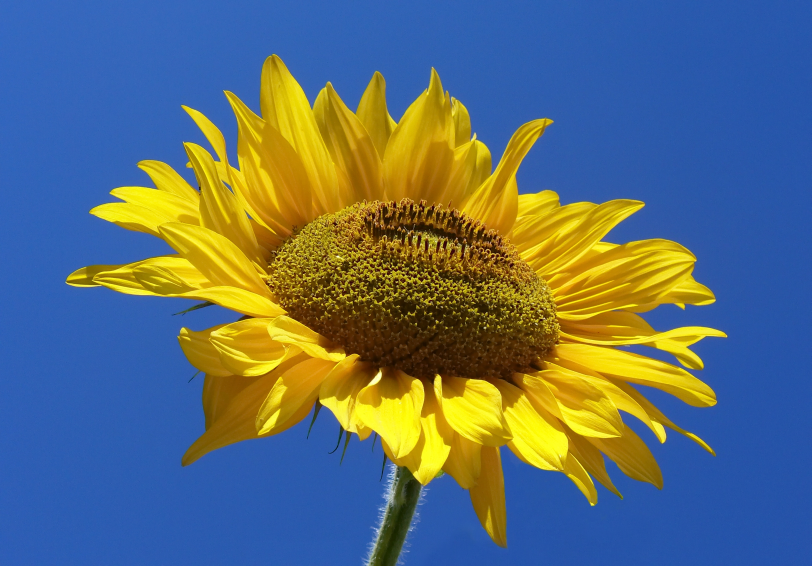
#> input picture Lab_7/sunflower.jpg, 2434 x 1697 px, found by its file name (shown at 1/3 size)
$ python Task4.py
#> lines starting #> are read from the running program, lines starting #| are printed output that depends on the picture
import cv2
import numpy as np

# Reading the image
img = cv2.imread('D:\APU Stuff\Bachelor of Computer Science (Intelligent Systems) [APD2F2202CS(IS)]\Semester 2\Imaging & Special Effects [CT029-3-2-ISE]\Mine\Labs\ISE-Labs\Lab_7\sunflower.jpg')
#> img is the input picture: shape (1697, 2434, 3); mean B, G, R 116, 110.1, 93.3

#Resizing the image
img = cv2.resize(img, (400,400))
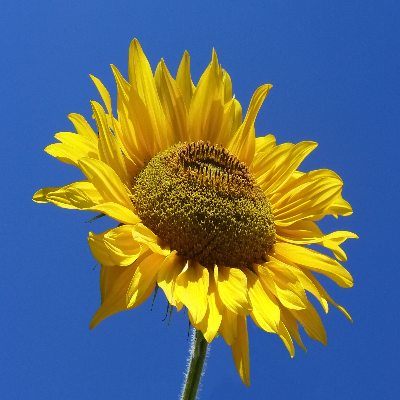
#> img: shape (400, 400, 3); mean B, G, R 115.9, 109.9, 93.2

# convert to hsv colorspace
hsv = cv2.cvtColor(img, cv2.COLOR_BGR2HSV)
#> hsv: shape (400, 400, 3); mean H, S, V 77.6, 204.7, 174.7

h,s,v = cv2.split(hsv)
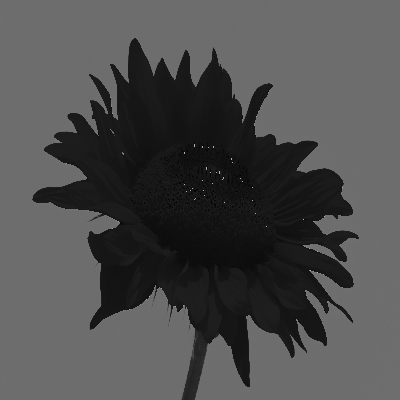
#> h: shape (400, 400); min 0, max 179, mean 77.6
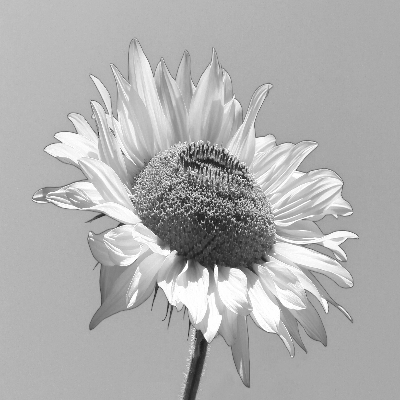
#> v: shape (400, 400); min 21, max 255, mean 174.7
SingleHSV = np.concatenate((h,s,v),axis=1)
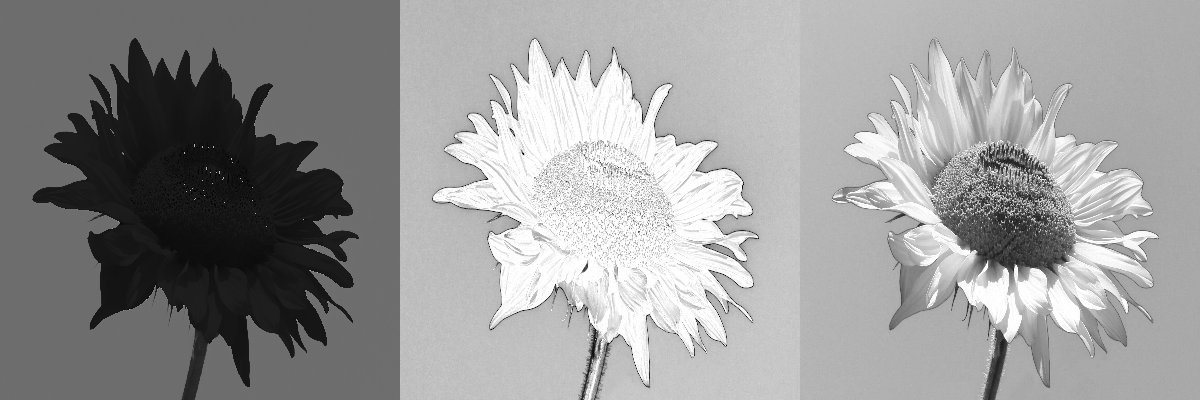
#> SingleHSV: shape (400, 1200); min 0, max 255, mean 152.3

# Hue range is [0,179],
# Saturation range is [0,255]
# Intensity/ Value range is [0,255].

# shift the hue
huevalue = 100
newH = cv2.add(h, huevalue)
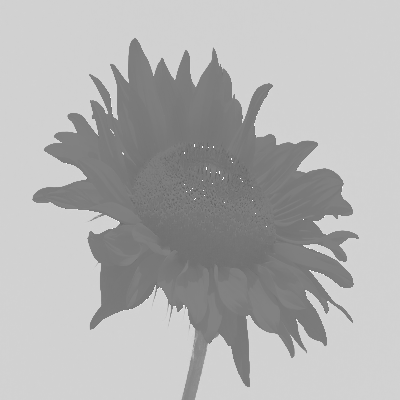
#> newH: shape (400, 400); min 100, max 255, mean 177.6
newHSV = cv2.merge([newH, s, v])
#> newHSV: shape (400, 400, 3); mean H, S, V 177.6, 204.7, 174.7

SingleONHSV = np.concatenate((hsv, newHSV),axis=1)
#> SingleONHSV: shape (400, 800, 3); mean H, S, V 127.6, 204.7, 174.7

#convert back to color
newImage = cv2.cvtColor(newHSV, cv2.COLOR_HSV2RGB)
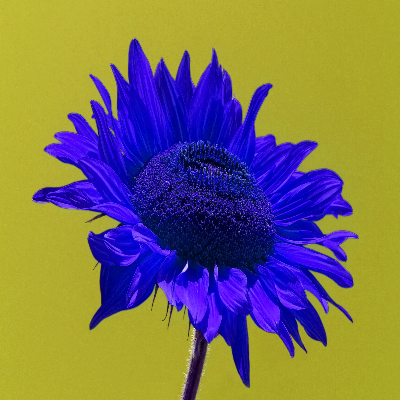
#> newImage: shape (400, 400, 3); mean R, G, B 123.3, 113.8, 92.9

SingleONImage = np.concatenate((img, newImage),axis=1)
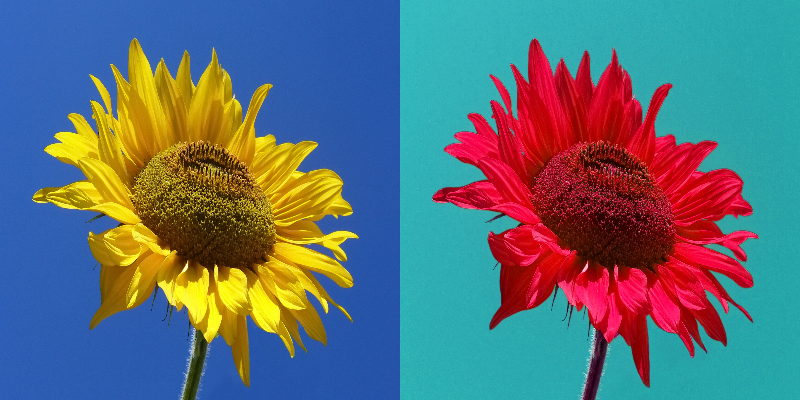
#> SingleONImage: shape (400, 800, 3); mean B, G, R 119.6, 111.9, 93

#show Hue Saturation Value
cv2.imshow("HSV", SingleONHSV)
cv2.imshow("Images", SingleONImage)
cv2.imshow("Hue-Saturation-Value", SingleHSV)

cv2.waitKey(0)
cv2.destroyAllWindows()
